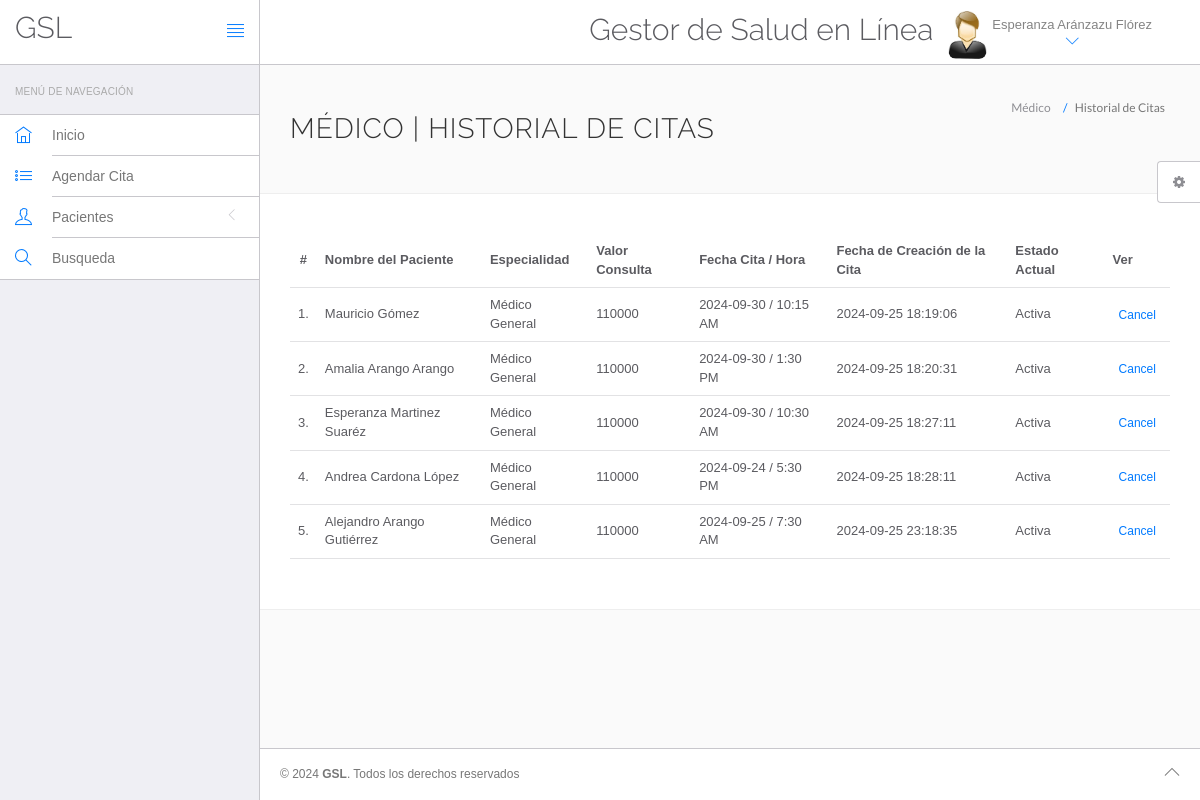
/hms/doctor/appointment-history.php (signed in), run on the app's committed database.
### tables this page shows
CREATE TABLE `doctors` (
  `id` int(11) NOT NULL,
  `specilization` varchar(255) DEFAULT NULL,
  `doctorName` varchar(255) DEFAULT NULL,
  `address` longtext DEFAULT NULL,
  `docFees` varchar(255) DEFAULT NULL,
  `contactno` bigint(11) DEFAULT NULL,
  `docEmail` varchar(255) DEFAULT NULL,
  `password` varchar(255) DEFAULT NULL,
  `creationDate` timestamp NULL DEFAULT current_timestamp(),
  `updationDate` timestamp NULL DEFAULT NULL ON UPDATE current_timestamp()
);

CREATE TABLE `appointment` (
  `id` int(11) NOT NULL,
  `doctorSpecialization` varchar(255) DEFAULT NULL,
  `doctorId` int(11) DEFAULT NULL,
  `userId` int(11) DEFAULT NULL,
  `consultancyFees` int(11) DEFAULT NULL,
  `appointmentDate` varchar(255) DEFAULT NULL,
  `appointmentTime` varchar(255) DEFAULT NULL,
  `postingDate` timestamp NULL DEFAULT current_timestamp(),
  `userStatus` int(11) DEFAULT NULL,
  `doctorStatus` int(11) DEFAULT NULL,
  `updationDate` timestamp NULL DEFAULT NULL ON UPDATE current_timestamp()
);

CREATE TABLE `users` (
  `id` int(11) NOT NULL,
  `fullName` varchar(255) DEFAULT NULL,
  `address` longtext DEFAULT NULL,
  `city` varchar(255) DEFAULT NULL,
  `gender` varchar(255) DEFAULT NULL,
  `email` varchar(255) DEFAULT NULL,
  `password` varchar(255) DEFAULT NULL,
  `regDate` timestamp NULL DEFAULT current_timestamp(),
  `updationDate` timestamp NULL DEFAULT NULL ON UPDATE current_timestamp()
);

### hms/doctor/appointment-history.php (the view, shortened to what this page needs)
<?php
include('include/config.php');
?>
<!DOCTYPE html>
<html lang="en">
	<head>
		<link rel="stylesheet" href="vendor/bootstrap/css/bootstrap.min.css">
		<link rel="stylesheet" href="vendor/fontawesome/css/font-awesome.min.css">
		<link rel="stylesheet" href="vendor/themify-icons/themify-icons.min.css">
		<link href="vendor/animate.css/animate.min.css" rel="stylesheet" media="screen">
		<link href="vendor/perfect-scrollbar/perfect-scrollbar.min.css" rel="stylesheet" media="screen">
		<link href="vendor/switchery/switchery.min.css" rel="stylesheet" media="screen">
		<link href="vendor/bootstrap-touchspin/jquery.bootstrap-touchspin.min.css" rel="stylesheet" media="screen">
		<link href="vendor/select2/select2.min.css" rel="stylesheet" media="screen">
		<link href="vendor/bootstrap-datepicker/bootstrap-datepicker3.standalone.min.css" rel="stylesheet" media="screen">
		<link href="vendor/bootstrap-timepicker/bootstrap-timepicker.min.css" rel="stylesheet" media="screen">
		<link rel="stylesheet" href="assets/css/styles.css">
		<link rel="stylesheet" href="assets/css/plugins.css">
		<link rel="stylesheet" href="assets/css/themes/theme-1.css" id="skin_color" />
	</head>
	<body>
		<div id="app">
<?php include('include/sidebar.php');?>
			<div class="app-content">
					<?php include('include/header.php');?>
				<div class="main-content" >
					<div class="wrap-content container" id="container">
						<section id="page-title">
							<div class="row">
								<div class="col-sm-8">
									<h1 class="mainTitle">Médico | Historial de Citas</h1>
																	</div>
								<ol class="breadcrumb">
									<li>
										<span>Médico </span>
									</li>
									<li class="active">
										<span>Historial de Citas</span>
									</li>
								</ol>
							</div>
						</section>
						<div class="container-fluid container-fullw bg-white">
									<div class="row">
								<div class="col-md-12">
									<table class="table table-hover" id="sample-table-1">
										<thead>
											<tr>
												<th class="center">#</th>
												<th class="hidden-xs">Nombre del Paciente</th>
												<th>Especialidad</th>
												<th>Valor Consulta</th>
												<th>Fecha Cita / Hora </th>
												<th>Fecha de Creación de la Cita  </th>
												<th>Estado Actual</th>
												<th>Ver</th>
											</tr>
										</thead>
										<tbody>
<?php
$sql=mysqli_query($con,"select users.fullName as fname,appointment.*  from appointment join users on users.id=appointment.userId where appointment.doctorId='".$_SESSION['id']."'");
$cnt=1;
while($row=mysqli_fetch_array($sql))
{
?>
											<tr>
												<td class="center"><?php echo $cnt;?>.</td>
												<td class="hidden-xs"><?php echo $row['fname'];?></td>
												<td><?php echo $row['doctorSpecialization'];?></td>
												<td><?php echo $row['consultancyFees'];?></td>
												<td><?php echo $row['appointmentDate'];?> / <?php echo
												 $row['appointmentTime'];?>
												</td>
												<td><?php echo $row['postingDate'];?></td>
												<td>
<?php if(($row['userStatus']==1) && ($row['doctorStatus']==1))
{
	echo "Activa";
}
												?></td>
												<td >
												<div class="visible-md visible-lg hidden-sm hidden-xs">
							<?php if(($row['userStatus']==1) && ($row['doctorStatus']==1))
{ ?>
	<a href="appointment-history.php?id=<?php echo $row['id']?>&cancel=update" onClick="return confirm('¿Esta seguro de cancelar esta cita?')"class="btn btn-transparent btn-xs tooltips" title="Cancel Appointment" tooltip-placement="top" tooltip="Remove">Cancel</a>
	<?php } else {
		echo "Cancelada";
		} ?>
												</div>
												</td>
											</tr>
											<?php
$cnt=$cnt+1;
											 }?>
										</tbody>
									</table>
								</div>
							</div>
								</div>
					</div>
				</div>
			</div>
	<?php include('include/footer.php');?>
	<?php include('include/setting.php');?>
		</div>
	</body>
</html>

### hms/doctor/include/header.php (shortened to what this page needs)
<header class="navbar navbar-default navbar-static-top">
					<div class="navbar-header">
						<a class="navbar-brand" href="#">
							<h2 style="padding-top:20% ">GSL</h2>
						</a>
						<a href="#" class="sidebar-toggler pull-right visible-md visible-lg" data-toggle-class="app-sidebar-closed" data-toggle-target="#app">
							<i class="ti-align-justify"></i>
						</a>
					</div>
					<div class="navbar-collapse collapse">
						<ul class="nav navbar-right">
								<li  style="padding-top:2% ">
								<h2>Gestor de Salud en Línea</h2>
							</li>
							<li class="dropdown current-user">
								<a href class="dropdown-toggle" data-toggle="dropdown">
									<img src="assets/images/images.jpg" > <span class="username">
									<?php $query=mysqli_query($con,"select doctorName from doctors where id='".$_SESSION['id']."'");
while($row=mysqli_fetch_array($query))
{
	echo $row['doctorName'];
}
									?> <i class="ti-angle-down"></i></i></span>
								</a>
							</li>
						</ul>
					</div>
				</header>

### hms/doctor/assets/css/themes/theme-1.css (style rules this page uses)
body { background: #FAFAFA; }
header .navbar-header { background: #ffffff !important; border-right-color: #c8c7cc !important; border-bottom-color: #c8c7cc !important; }
header .navbar-header .sidebar-toggler, header .navbar-header .sidebar-mobile-toggler { color: #007aff !important; }
header .navbar-header .navbar-brand { color: #777 !important; }
header .navbar-collapse { background: #ffffff !important; border-bottom-color: #c8c7cc !important; box-shadow: none !important; }
header .navbar-collapse .navbar-right > li > a { color: #777; }
header .navbar-collapse .navbar-right > li > a i { color: #007aff !important; }

### data on the page
doctors: doctorName "Esperanza Aránzazu Flórez"
appointment: userId.fullName "Mauricio Gómez", doctorSpecialization "Médico General", consultancyFees "110000", appointmentDate "2024-09-30", appointmentTime "10:15 AM", postingDate "2024-09-25 18:19:06", userStatus "Activa"
appointment: userId.fullName "Amalia Arango Arango", doctorSpecialization "Médico General", consultancyFees "110000", appointmentDate "2024-09-30", appointmentTime "1:30 PM", postingDate "2024-09-25 18:20:31", userStatus "Activa"
appointment: userId.fullName "Esperanza Martinez Suaréz", doctorSpecialization "Médico General", consultancyFees "110000", appointmentDate "2024-09-30", appointmentTime "10:30 AM", postingDate "2024-09-25 18:27:11", userStatus "Activa"
appointment: userId.fullName "Andrea Cardona López", doctorSpecialization "Médico General", consultancyFees "110000", appointmentDate "2024-09-24", appointmentTime "5:30 PM", postingDate "2024-09-25 18:28:11", userStatus "Activa"
appointment: userId.fullName "Alejandro Arango Gutiérrez", doctorSpecialization "Médico General", consultancyFees "110000", appointmentDate "2024-09-25", appointmentTime "7:30 AM", postingDate "2024-09-25 23:18:35", userStatus "Activa"
